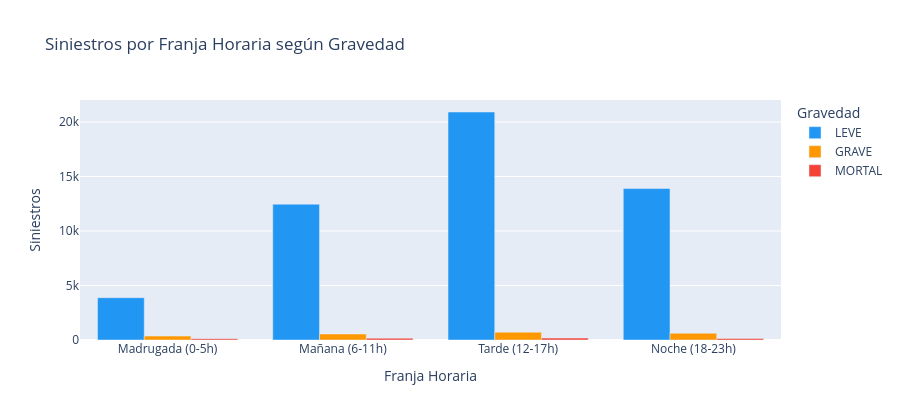

The notebook cell this image was saved under:
### Markdown cell above
##### 1.B - Siniestros por franja horaria según gravedad

### Code cell
FRANJA_ORDEN = ['Madrugada (0-5h)', 'Mañana (6-11h)', 'Tarde (12-17h)', 'Noche (18-23h)']

franja_grav = (df_hechos[df_hechos['franja_del_dia'] != 'SD']
    .groupby(['franja_del_dia', 'gravedad_siniestro'])
    .size()
    .reset_index(name='cantidad')
)

fig = px.bar(
    franja_grav, x='franja_del_dia', y='cantidad', color='gravedad_siniestro',
    barmode='group',
    category_orders={
        'franja_del_dia': FRANJA_ORDEN,
        'gravedad_siniestro': ['LEVE', 'GRAVE', 'MORTAL', 'SD']
    },
    color_discrete_map={'LEVE': '#2196F3', 'GRAVE': '#FF9800', 'MORTAL': '#F44336', 'SD': '#9E9E9E'},
    labels={'franja_del_dia': 'Franja Horaria', 'cantidad': 'Siniestros', 'gravedad_siniestro': 'Gravedad'},
    title='Siniestros por Franja Horaria según Gravedad'
)
fig.update_layout(height=420)
fig.show()

### Figure 1 — Plotly figure (JSON) as saved in the notebook; plotly's stock layout.template omitted (floating-point values rounded to 4 significant figures)
{"data": [{"alignmentgroup": "True", "hovertemplate": "Gravedad=LEVE<br>Franja Horaria=%{x}<br>Siniestros=%{y}<extra></extra>", "legendgroup": "LEVE", "marker": {"color": "#2196F3", "pattern": {"shape": ""}}, "name": "LEVE", "offsetgroup": "LEVE", "orientation": "v", "showlegend": true, "textposition": "auto", "type": "bar", "x": ["Madrugada (0-5h)", "Mañana (6-11h)", "Noche (18-23h)", "Tarde (12-17h)"], "xaxis": "x", "y": [3880, 12458, 13896, 20915], "yaxis": "y"}, {"alignmentgroup": "True", "hovertemplate": "Gravedad=GRAVE<br>Franja Horaria=%{x}<br>Siniestros=%{y}<extra></extra>", "legendgroup": "GRAVE", "marker": {"color": "#FF9800", "pattern": {"shape": ""}}, "name": "GRAVE", "offsetgroup": "GRAVE", "orientation": "v", "showlegend": true, "textposition": "auto", "type": "bar", "x": ["Madrugada (0-5h)", "Mañana (6-11h)", "Noche (18-23h)", "Tarde (12-17h)"], "xaxis": "x", "y": [360, 550, 613, 719], "yaxis": "y"}, {"alignmentgroup": "True", "hovertemplate": "Gravedad=MORTAL<br>Franja Horaria=%{x}<br>Siniestros=%{y}<extra></extra>", "legendgroup": "MORTAL", "marker": {"color": "#F44336", "pattern": {"shape": ""}}, "name": "MORTAL", "offsetgroup": "MORTAL", "orientation": "v", "showlegend": true, "textposition": "auto", "type": "bar", "x": ["Madrugada (0-5h)", "Mañana (6-11h)", "Noche (18-23h)", "Tarde (12-17h)"], "xaxis": "x", "y": [118, 165, 138, 175], "yaxis": "y"}], "layout": {"barmode": "group", "height": 420, "legend": {"title": {"text": "Gravedad"}, "tracegroupgap": 0}, "title": {"text": "Siniestros por Franja Horaria según Gravedad"}, "xaxis": {"anchor": "y", "categoryarray": ["Madrugada (0-5h)", "Mañana (6-11h)", "Tarde (12-17h)", "Noche (18-23h)"], "categoryorder": "array", "domain": [0, 1], "title": {"text": "Franja Horaria"}}, "yaxis": {"anchor": "x", "domain": [0, 1], "title": {"text": "Siniestros"}}}}
